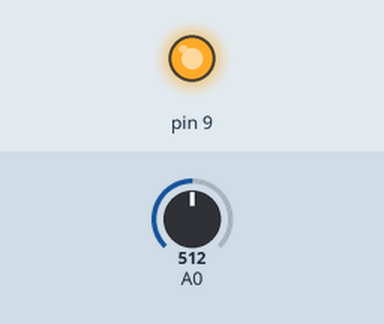
Recording of a sketch running on a simulated Arduino Uno, built with avr-gcc and run on an emulated ATmega328P. Parts: output pins drawn as LEDs (lit = HIGH). The test bench sets the inputs (shaded band); at power-on: A0 = 512. What the sketch prints to the serial monitor is not drawn.

Above: at 1.2 s.
1.3 s: A0 set to 489
At 1.7 s:
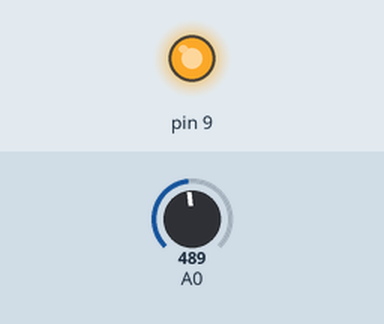
2.8 s: A0 set to 306
At 4.0 s:
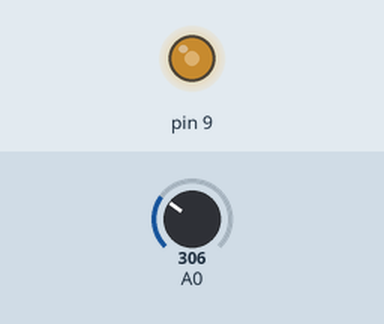
4.3 s: A0 set to 90
At 5.2 s:
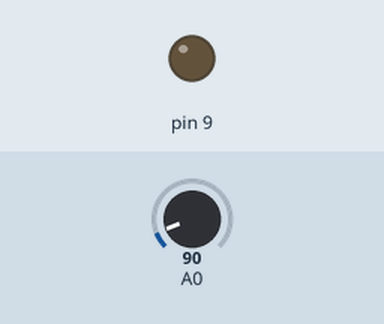
Timing chart, 0 to 7.3 s (numbered marks = the images above; inputs shaded):
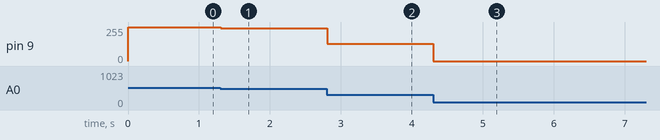

The sketch:

sketch_may17a.ino
```cpp
void setup() {
  // put your setup code here, to run once:
Serial.begin(9600);
}

void loop() {
  // put your main code here, to run repeatedly:
int sensorvalue=analogRead(A0);
Serial.println(sensorvalue);
if  (sensorvalue>=500)
{

  sensorvalue=500;

}

else if(sensorvalue<=100)
{
  sensorvalue=100;
}

int val=map(sensorvalue,100,500,0,255);
analogWrite(9,val);

delay(1);


}
```

Measured:
- after the input at 1.3 s, pin 9: 255/255 → 247/255 at once
- after the input at 2.8 s, pin 9: 247/255 → 131/255 at once
- after the input at 4.3 s, pin 9: 131/255 → 0/255 at once
